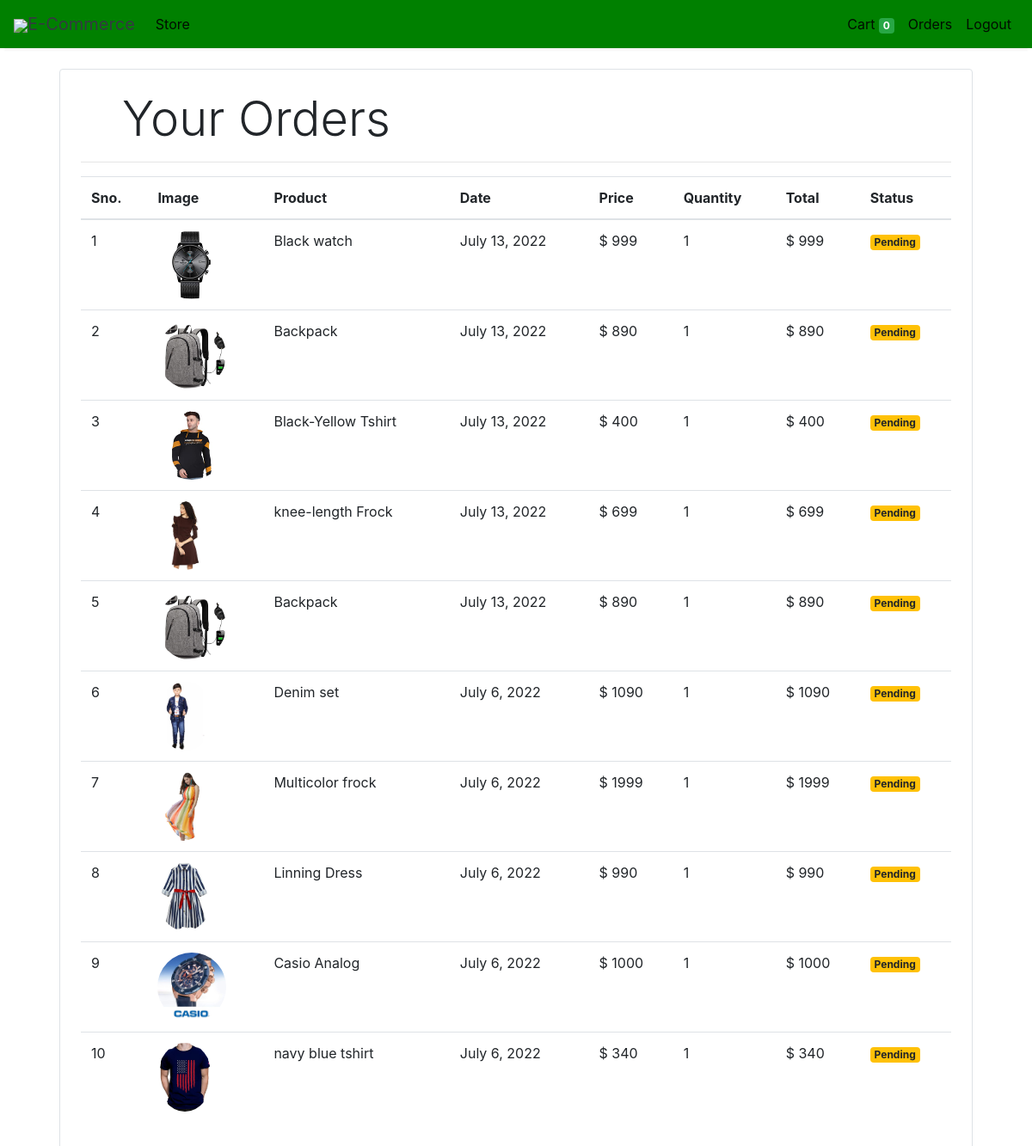
Page /orders (signed in) on the committed database.
### store/models/orders.py (models this page shows, shortened)
class Order(models.Model):
    product = models.ForeignKey(Products,
                                on_delete=models.CASCADE)
    customer = models.ForeignKey(Customer,
                                 on_delete=models.CASCADE)
    quantity = models.IntegerField(default=1)
    price = models.IntegerField()
    address = models.CharField (max_length=50, default='', blank=True)
    phone = models.CharField (max_length=50, default='', blank=True)
    date = models.DateField (default=datetime.datetime.today)
    status = models.BooleanField (default=False)
    @staticmethod
    def get_orders_by_customer(customer_id):
        return Order.objects.filter(customer=customer_id).order_by('-date')

### store/models/product.py (models this page shows, shortened)
class Products(models.Model):
    name = models.CharField(max_length=60)
    price= models.IntegerField(default=0)
    category= models.ForeignKey(Category,on_delete=models.CASCADE,default=1 )
    description= models.CharField(max_length=250, default='', blank=True, null= True)
    image= models.ImageField(upload_to='uploads/products/')

### store/middlewares/auth.py (the view)
    def middleware(request):
        print(request.session.get('customer'))
        returnUrl = request.META['PATH_INFO']
        print(request.META['PATH_INFO'])
        if not request.session.get('customer'):
           return redirect(f'login?return_url={returnUrl}')
        response = get_response(request)
        return response

### store/templatetags/custom_filter.py (called while the page is built)
@register.filter(name='currency')
def currency(number):
    return "$ "+str(number)

@register.filter(name='multiply')
def multiply(number , number1):
    return number * number1

### store/views/orders.py (called while the page is built)
    def get(self , request ):
        customer = request.session.get('customer')
        orders = Order.get_orders_by_customer(customer)
        print(orders)
        return render(request , 'orders.html'  , {'orders' : orders})

### store/templates/orders.html
{% extends 'base.html' %}
{% block content %}
{% load cart %}
{% load custom_filter %}
<div class="container">
   <div class="border rounded p-4 m-4">
        <p class="display-4 pl-4 ml-4">Your Orders</p>
        <hr>
        <table class="table">
            <thead>
                <tr>
                    <th>Sno.</th>
                    <th>Image</th>
                    <th>Product</th>
                    <th>Date</th>
                    <th>Price</th>
                    <th>Quantity</th>
                    <th>Total</th>
                    <th>Status</th>
                </tr>
            </thead>
            <tbody>
                {% for order in orders %}
                <tr>
                    <td>{{forloop.counter}}</td>
                    <td><img style="height: 80px;" class="rounded-circle" src="{{order.product.image.url}}" alt=""></td>
                    <td>{{order.product.name}}</td>
                    <td>{{order.date}}</td>
                    <td>{{order.price|currency}}</td>
                    <td>{{order.quantity}}</td>
                    <td>{{order.quantity|multiply:order.price|currency}}</td>
                    {% if order.status %}
                    <td><small class="badge badge-success">Completed</small></td>
                    {%else%}
                    <td><small class="badge badge-warning">Pending</small></td>
                    {% endif %}
                </tr>
                {% endfor %}
            </tbody>
        </table>
   </div>
</div>
{% endblock %}

### store/templates/base.html (shortened to what this page needs)
<!doctype html>
<html lang="en">
<head>
  <link rel="stylesheet" href="https://maxcdn.bootstrapcdn.com/bootstrap/4.0.0/css/bootstrap.min.css"
>
</head>
<body>
<nav class="one-edge-shadow
  navbar navbar-light
  sticky-top navbar
  navbar-expand-lg
  text-white">
    <a class="navbar-brand ms-3 text-dark " href="/">
    <link rel="stylesheet" href="https://use.fontawesome.com/releases/v5.7.0/css/all.css">
    <img src="https://www.freepnglogos.com/uploads/shopping-cart-png/shopping-cart-svg-png-icon-download-28.png" style="width:50px;height:50px,color:text-light;">E-Commerce</a>
    <div class="collapse navbar-collapse" id="navbarSupportedContent">
      <ul class="navbar-nav mr-auto">
        <li class="nav-item active">
          <a class="nav-link" href="/store">Store <span class="sr-only">(current)</span></a>
        </li>
          </ul>
      <ul class=" navbar-nav my-2 my-lg-0">
        <li class="nav-item active">
          <a class="nav-link" href="/cart">Cart
            <span class="badge badge-success">{{request.session.cart.keys|length}}</span>
            <span class="sr-only">(current)</span></a>
        </li>
        {% if request.session.customer %}
        <li class="nav-item active ">
          <a class="nav-link" href="/orders">Orders<span class="sr-only">(current)</span></a>
        </li>
        <li class="nav-item active ">
          <a class="nav-link" href="/logout">Logout<span class="sr-only">(current)</span></a>
        </li>
        {% endif %}
      </ul>
    </div>
  </nav>
  {% block content %} {% endblock %}
</body>
</html>

### store/templates/base.html (style rules this page uses)
nav { background-color: green; }
.one-edge-shadow { box-shadow: 0 8px 2px -5px rgb(246, 245, 245); }

### rows in the picture
Order: product.image (picture), product.name "Black watch", date "July 13, 2022", price "$ 999", quantity "1", quantity|multiply "$ 999", status "Pending"
Order: product.image (picture), product.name "Backpack", date "July 13, 2022", price "$ 890", quantity "1", quantity|multiply "$ 890", status "Pending"
Order: product.image (picture), product.name "Black-Yellow Tshirt", date "July 13, 2022", price "$ 400", quantity "1", quantity|multiply "$ 400", status "Pending"
Order: product.image (picture), product.name "knee-length Frock", date "July 13, 2022", price "$ 699", quantity "1", quantity|multiply "$ 699", status "Pending"
Order: product.image (picture), product.name "Backpack", date "July 13, 2022", price "$ 890", quantity "1", quantity|multiply "$ 890", status "Pending"
Order: product.image (picture), product.name "Denim set", date "July 6, 2022", price "$ 1090", quantity "1", quantity|multiply "$ 1090", status "Pending"
Order: product.image (picture), product.name "Multicolor frock", date "July 6, 2022", price "$ 1999", quantity "1", quantity|multiply "$ 1999", status "Pending"
Order: product.image (picture), product.name "Linning Dress", date "July 6, 2022", price "$ 990", quantity "1", quantity|multiply "$ 990", status "Pending"
Order: product.image (picture), product.name "Casio Analog", date "July 6, 2022", price "$ 1000", quantity "1", quantity|multiply "$ 1000", status "Pending"
Order: product.image (picture), product.name "navy blue tshirt", date "July 6, 2022", price "$ 340", quantity "1", quantity|multiply "$ 340", status "Pending"

### other values in the picture
{{ request.session.cart.keys|length }} "0"
